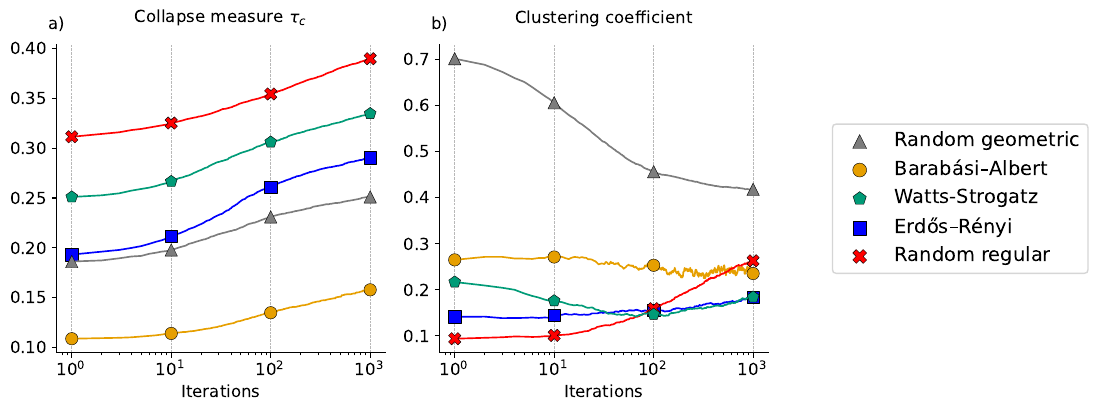

The script that saved this image:
import networkx as nx
import numpy as np
import os
import sys
import matplotlib.pyplot as plt
import matplotlib.gridspec as gridspec

if __name__ == "__main__":

    er_tau_arr_mean = np.load(os.path.join(sys.path[0], 'data_analysed/er_tau_arr_mean.npy'))
    er_clustering_arr_mean = np.load(os.path.join(sys.path[0], 'data_analysed/er_clustering_arr_mean.npy'))

    ba_tau_arr_mean = np.load(os.path.join(sys.path[0], 'data_analysed/ba_tau_arr_mean.npy'))
    ba_clustering_arr_mean = np.load(os.path.join(sys.path[0], 'data_analysed/ba_clustering_arr_mean.npy'))

    rg_tau_arr_mean = np.load(os.path.join(sys.path[0], 'data_analysed/rg_tau_arr_mean.npy'))
    rg_clustering_arr_mean = np.load(os.path.join(sys.path[0], 'data_analysed/rg_clustering_arr_mean.npy'))

    rr_tau_arr_mean = np.load(os.path.join(sys.path[0], 'data_analysed/rr_tau_arr_mean.npy'))
    rr_clustering_arr_mean = np.load(os.path.join(sys.path[0], 'data_analysed/rr_clustering_arr_mean.npy'))

    ws_tau_arr_mean = np.load(os.path.join(sys.path[0], 'data_analysed/ws_tau_arr_mean.npy'))
    ws_clustering_arr_mean = np.load(os.path.join(sys.path[0], 'data_analysed/ws_clustering_arr_mean.npy'))

    fig = plt.figure(figsize=(12, 4))
    gs = gridspec.GridSpec(1, 3, width_ratios=[2, 2, 1])
    ax1 = fig.add_subplot(gs[0])
    ax2 = fig.add_subplot(gs[1])
    ax3 = fig.add_subplot(gs[2])

    ax1.text(x=0, y=1.05, s='a)', ha='center', transform=ax1.transAxes, fontsize=12)
    ax2.text(x=0, y=1.05, s='b)', ha='center', transform=ax2.transAxes, fontsize=12)
    plt.rcParams['font.family'] = 'sans-serif'

    cud_palette = [
    '#0101fd',  # Blue
    '#E69F00',  # Orange
    '#7D7D7D',  # Medium Grey'
    '#ff0101',  # Red
    '#009B77',  # Teal
    ]
    markers = ['s', 'o', '^', 'X', 'p', 'P']

    x = np.arange(1001)
    linewidth = 1.2
    marker_size = 80
    marker_linewidth = 0.3
    
    # Axis 1
    ax1.plot(x[1:], er_tau_arr_mean[1:], linewidth=linewidth, color=cud_palette[0])
    ax1.scatter([1, 10e0, 10e1, 10e2], [ er_tau_arr_mean[i] for i in [1, int(10e0), int(10e1), int(10e2)] ], color=cud_palette[0], marker=markers[0], s=marker_size, zorder=2, edgecolor='black', linewidth=marker_linewidth)
    ax1.plot(x[1:], ba_tau_arr_mean[1:], linewidth=linewidth, color=cud_palette[1])
    ax1.scatter([1, 10e0, 10e1, 10e2], [ ba_tau_arr_mean[i] for i in [1, int(10e0), int(10e1), int(10e2)] ], color=cud_palette[1], marker=markers[1], s=marker_size, zorder=2, edgecolor='black', linewidth=marker_linewidth)
    ax1.plot(x[1:], rg_tau_arr_mean[1:], linewidth=linewidth, color=cud_palette[2])
    ax1.scatter([1, 10e0, 10e1, 10e2], [ rg_tau_arr_mean[i] for i in [1, int(10e0), int(10e1), int(10e2)] ], color=cud_palette[2], marker=markers[2], s=marker_size, zorder=2, edgecolor='black', linewidth=marker_linewidth)
    ax1.plot(x[1:], rr_tau_arr_mean[1:], linewidth=linewidth, color=cud_palette[3])
    ax1.scatter([1, 10e0, 10e1, 10e2], [ rr_tau_arr_mean[i] for i in [1, int(10e0), int(10e1), int(10e2)] ], color=cud_palette[3], marker=markers[3], s=marker_size, zorder=2, edgecolor='black', linewidth=marker_linewidth)
    ax1.plot(x[1:], ws_tau_arr_mean[1:], linewidth=linewidth, color=cud_palette[4])
    ax1.scatter([1, 10e0, 10e1, 10e2], [ ws_tau_arr_mean[i] for i in [1, int(10e0), int(10e1), int(10e2)] ], color=cud_palette[4], marker=markers[4], s=marker_size, zorder=2, edgecolor='black', linewidth=marker_linewidth)

    ax1.set_xlabel('Iterations', fontsize=12)
    ax1.set_title(r'Collapse measure $\tau_{c}$', pad=15)
    ax1.set_xticks([10e0, 10e1, 10e2, 10e3], ['10e0', '10e1', '10e2', '10e3'], fontsize=12)
    ax1.set_yticks([0.10, 0.15, 0.20, 0.25, 0.30, 0.35, 0.40], ['0.10', '0.15', '0.20', '0.25', '0.30', '0.35', '0.40'], fontsize=12)
    ax1.set_xscale('log')
    ax1.grid(True, linestyle='--', linewidth=0.5, alpha=0.9)
    ax1.yaxis.grid(False)
    ax1.spines['top'].set_visible(False)
    ax1.spines['right'].set_visible(False)
    
    # Axis 2
    ax2.plot(x[1:], er_clustering_arr_mean[1:], linewidth=linewidth, color=cud_palette[0])
    ax2.scatter([1, 10e0, 10e1, 10e2], [ er_clustering_arr_mean[i] for i in [1, int(10e0), int(10e1), int(10e2)] ], color=cud_palette[0], marker=markers[0], s=marker_size, zorder=2, edgecolor='black', linewidth=marker_linewidth)
    ax2.plot(x[1:], ba_clustering_arr_mean[1:], linewidth=linewidth, color=cud_palette[1])
    ax2.scatter([1, 10e0, 10e1, 10e2], [ ba_clustering_arr_mean[i] for i in [1, int(10e0), int(10e1), int(10e2)] ], color=cud_palette[1], marker=markers[1], s=marker_size, zorder=2, edgecolor='black', linewidth=marker_linewidth)
    ax2.plot(x[1:], rg_clustering_arr_mean[1:], linewidth=linewidth, color=cud_palette[2])
    ax2.scatter([1, 10e0, 10e1, 10e2], [ rg_clustering_arr_mean[i] for i in [1, int(10e0), int(10e1), int(10e2)] ], color=cud_palette[2], marker=markers[2], s=marker_size, zorder=2, edgecolor='black', linewidth=marker_linewidth)
    ax2.plot(x[1:], rr_clustering_arr_mean[1:], linewidth=linewidth, color=cud_palette[3])
    ax2.scatter([1, 10e0, 10e1, 10e2], [ rr_clustering_arr_mean[i] for i in [1, int(10e0), int(10e1), int(10e2)] ], color=cud_palette[3], marker=markers[3], s=marker_size, zorder=2, edgecolor='black', linewidth=marker_linewidth)
    ax2.plot(x[1:], ws_clustering_arr_mean[1:], linewidth=linewidth, color=cud_palette[4])
    ax2.scatter([1, 10e0, 10e1, 10e2], [ ws_clustering_arr_mean[i] for i in [1, int(10e0), int(10e1), int(10e2)] ], color=cud_palette[4], marker=markers[4], s=marker_size, zorder=2, edgecolor='black', linewidth=marker_linewidth)

    ax2.set_xlabel('Iterations', fontsize=12)
    ax2.set_title(r'Clustering coefficient', pad=15)
    ax2.set_xticks([10e0, 10e1, 10e2, 10e3], ['10e0', '10e1', '10e2', '10e3'], fontsize=12)
    ax2.set_yticks([0.1, 0.2, 0.3, 0.4, 0.5, 0.6, 0.7], ['0.1', '0.2', '0.3', '0.4', '0.5', '0.6', '0.7'], fontsize=12)
    ax2.set_xscale('log')
    ax2.grid(True, linestyle='--', linewidth=0.5, alpha=0.9)
    ax2.yaxis.grid(False)
    ax2.spines['top'].set_visible(False)
    ax2.spines['right'].set_visible(False)

    # Make legend
    ax3.scatter([], [], label='Random geometric', color=cud_palette[2], marker=markers[2], s=100, edgecolor='black', linewidth=0.3)
    ax3.scatter([], [], label='Barabási–Albert', color=cud_palette[1], marker=markers[1], s=100, edgecolor='black', linewidth=0.3)
    ax3.scatter([], [], label='Watts-Strogatz', color=cud_palette[4], marker=markers[4], s=100, edgecolor='black', linewidth=0.3)
    ax3.scatter([], [], label='Erdős–Rényi', color=cud_palette[0], marker=markers[0], s=100, edgecolor='black', linewidth=0.3)
    ax3.scatter([], [], label='Random regular', color=cud_palette[3], marker=markers[3], s=100, edgecolor='black', linewidth=0.3)

    ax3.legend(loc='center left', fontsize=14)
    ax3.spines['top'].set_visible(False)
    ax3.spines['right'].set_visible(False)
    ax3.spines['bottom'].set_visible(False)
    ax3.spines['left'].set_visible(False)
    ax3.set_xticks([])
    ax3.set_yticks([])
    ax3.set_xlabel('')
    ax3.set_ylabel('')

    # Save the figure
    save_name = os.path.join(sys.path[0], 'Figure2.pdf')
    plt.savefig(save_name, dpi=600, format='pdf', bbox_inches='tight', pad_inches=0.1, transparent=True)
    plt.show()